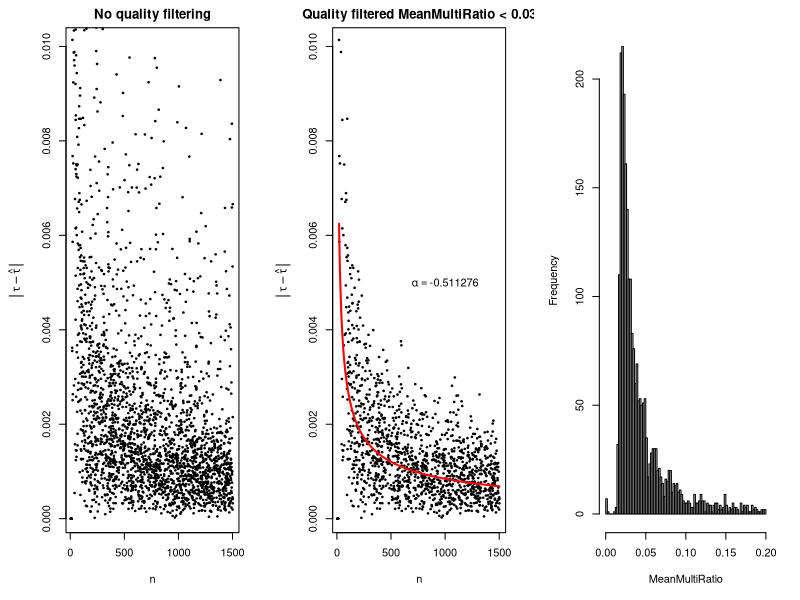

Reproduce this figure in R.
d = read.table("quality_rand_points01.dat")
pdf('quality_rand_points01.pdf', width=12.0, height=3)
par(mfrow=c(1,3), mar=c(5.1, 5.0, 2.1, 2.1))
with(d, 
	plot(V2, V3, 
		log='', 
		xlim=c(20,1500), 
		ylim=c(1e-4,1e-2), 
		xlab=expression(n), 
		ylab=expression(group("|",tau-hat(tau),"|")),
		main='No quality filtering',
		pch=20, cex=0.5
	)
)
df = d[d$V14 < 0.035,]
with(df, 
	plot(V2, V3, 
		log='', 
		xlim=c(20,1500), 
		ylim=c(1e-4,1e-2), 
		xlab=expression(n), 
		ylab=expression(group("|",tau-hat(tau),"|")),
		main='Quality filtered MeanMultiRatio < 0.03',
		pch=20, cex=0.5
	)
)
df2 = df[df$V2 > 10,]
df2 = df2[order(df2$V2),]
lm <- lm(log(df2$V3) ~ log(df2$V2))
lines(df2$V2, exp(predict(lm)), type='l', col="red", lwd=2.0)
alpha=coefficients(lm)[2]
text(1000, 5e-3, labels=bquote(alpha == .(alpha)))

with(d[d$V14 < 0.2,], hist(V14, breaks=80, main='', xlab='MeanMultiRatio'))
dev.off()
